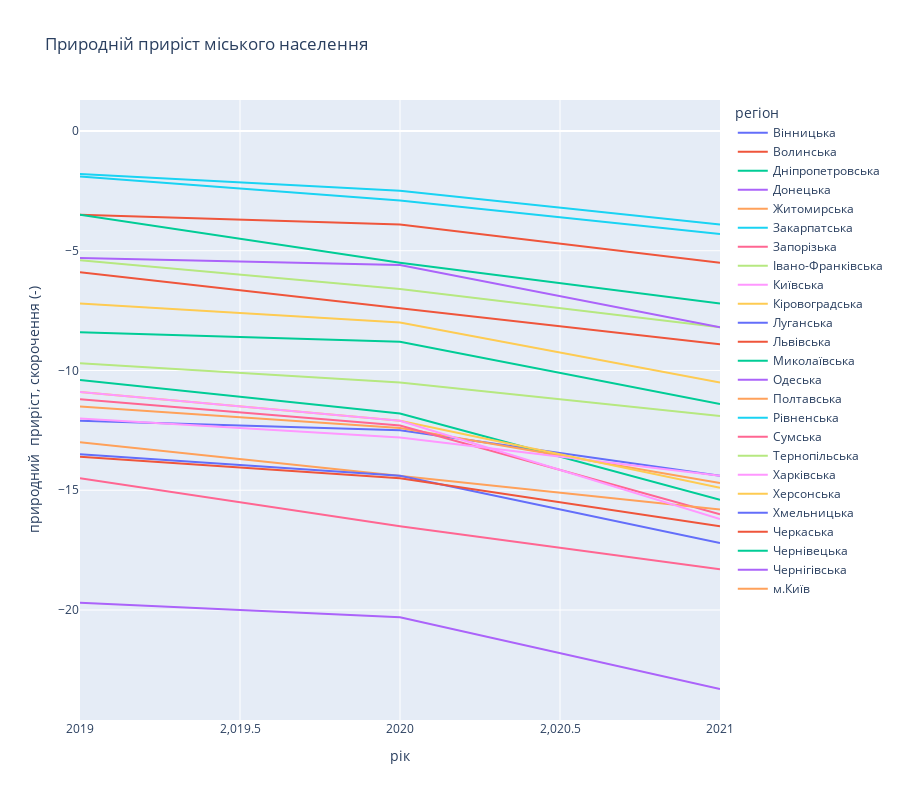

This figure's notebook cell:
### Markdown cell above
Лінійний графік, аналогічний до попереднього, але відображає приріст в сільській місцевості.

### Code cell
fig = px.line(df_village, x='рік', y='природний  приріст, скорочення (-)', color='регіон', title='Природній приріст сільського населення')
fig.layout.height = 800
fig.show()

### Figure 1 — Plotly figure (JSON) as saved in the notebook; plotly's stock layout.template omitted (floating-point values rounded to 4 significant figures)
{"data": [{"hovertemplate": "регіон=Вінницька<br>рік=%{x}<br>природний  приріст, скорочення (-)=%{y}<extra></extra>", "legendgroup": "Вінницька", "line": {"color": "#636efa", "dash": "solid"}, "marker": {"symbol": "circle"}, "mode": "lines", "name": "Вінницька", "orientation": "h", "showlegend": true, "type": "scatter", "x": [2019, 2020, 2021], "xaxis": "x", "y": [-12.1, -12.5, -14.4], "yaxis": "y"}, {"hovertemplate": "регіон=Волинська<br>рік=%{x}<br>природний  приріст, скорочення (-)=%{y}<extra></extra>", "legendgroup": "Волинська", "line": {"color": "#EF553B", "dash": "solid"}, "marker": {"symbol": "circle"}, "mode": "lines", "name": "Волинська", "orientation": "h", "showlegend": true, "type": "scatter", "x": [2019, 2020, 2021], "xaxis": "x", "y": [-3.5, -3.9, -5.5], "yaxis": "y"}, {"hovertemplate": "регіон=Дніпропетровська<br>рік=%{x}<br>природний  приріст, скорочення (-)=%{y}<extra></extra>", "legendgroup": "Дніпропетровська", "line": {"color": "#00cc96", "dash": "solid"}, "marker": {"symbol": "circle"}, "mode": "lines", "name": "Дніпропетровська", "orientation": "h", "showlegend": true, "type": "scatter", "x": [2019, 2020, 2021], "xaxis": "x", "y": [-10.4, -11.8, -15.4], "yaxis": "y"}, {"hovertemplate": "регіон=Донецька<br>рік=%{x}<br>природний  приріст, скорочення (-)=%{y}<extra></extra>", "legendgroup": "Донецька", "line": {"color": "#ab63fa", "dash": "solid"}, "marker": {"symbol": "circle"}, "mode": "lines", "name": "Донецька", "orientation": "h", "showlegend": true, "type": "scatter", "x": [2019, 2020, 2021], "xaxis": "x", "y": [0, "…", "…"], "yaxis": "y"}, {"hovertemplate": "регіон=Житомирська<br>рік=%{x}<br>природний  приріст, скорочення (-)=%{y}<extra></extra>", "legendgroup": "Житомирська", "line": {"color": "#FFA15A", "dash": "solid"}, "marker": {"symbol": "circle"}, "mode": "lines", "name": "Житомирська", "orientation": "h", "showlegend": true, "type": "scatter", "x": [2019, 2020, 2021], "xaxis": "x", "y": [-11.5, -12.4, -14.7], "yaxis": "y"}, {"hovertemplate": "регіон=Закарпатська<br>рік=%{x}<br>природний  приріст, скорочення (-)=%{y}<extra></extra>", "legendgroup": "Закарпатська", "line": {"color": "#19d3f3", "dash": "solid"}, "marker": {"symbol": "circle"}, "mode": "lines", "name": "Закарпатська", "orientation": "h", "showlegend": true, "type": "scatter", "x": [2019, 2020, 2021], "xaxis": "x", "y": [-1.8, -2.5, -3.9], "yaxis": "y"}, {"hovertemplate": "регіон=Запорізька<br>рік=%{x}<br>природний  приріст, скорочення (-)=%{y}<extra></extra>", "legendgroup": "Запорізька", "line": {"color": "#FF6692", "dash": "solid"}, "marker": {"symbol": "circle"}, "mode": "lines", "name": "Запорізька", "orientation": "h", "showlegend": true, "type": "scatter", "x": [2019, 2020, 2021], "xaxis": "x", "y": [-11.2, -12.3, -16], "yaxis": "y"}, {"hovertemplate": "регіон=Івано-Франківська<br>рік=%{x}<br>природний  приріст, скорочення (-)=%{y}<extra></extra>", "legendgroup": "Івано-Франківська", "line": {"color": "#B6E880", "dash": "solid"}, "marker": {"symbol": "circle"}, "mode": "lines", "name": "Івано-Франківська", "orientation": "h", "showlegend": true, "type": "scatter", "x": [2019, 2020, 2021], "xaxis": "x", "y": [-5.4, -6.6, -8.2], "yaxis": "y"}, {"hovertemplate": "регіон=Київська<br>рік=%{x}<br>природний  приріст, скорочення (-)=%{y}<extra></extra>", "legendgroup": "Київська", "line": {"color": "#FF97FF", "dash": "solid"}, "marker": {"symbol": "circle"}, "mode": "lines", "name": "Київська", "orientation": "h", "showlegend": true, "type": "scatter", "x": [2019, 2020, 2021], "xaxis": "x", "y": [-12, -12.8, -14.4], "yaxis": "y"}, {"hovertemplate": "регіон=Кіровоградська<br>рік=%{x}<br>природний  приріст, скорочення (-)=%{y}<extra></extra>", "legendgroup": "Кіровоградська", "line": {"color": "#FECB52", "dash": "solid"}, "marker": {"symbol": "circle"}, "mode": "lines", "name": "Кіровоградська", "orientation": "h", "showlegend": true, "type": "scatter", "x": [2019, 2020, 2021], "xaxis": "x", "y": [-10.9, -12.1, -14.9], "yaxis": "y"}, {"hovertemplate": "регіон=Луганська<br>рік=%{x}<br>природний  приріст, скорочення (-)=%{y}<extra></extra>", "legendgroup": "Луганська", "line": {"color": "#636efa", "dash": "solid"}, "marker": {"symbol": "circle"}, "mode": "lines", "name": "Луганська", "orientation": "h", "showlegend": true, "type": "scatter", "x": [2019, 2020, 2021], "xaxis": "x", "y": [0, "…", "…"], "yaxis": "y"}, {"hovertemplate": "регіон=Львівська<br>рік=%{x}<br>природний  приріст, скорочення (-)=%{y}<extra></extra>", "legendgroup": "Львівська", "line": {"color": "#EF553B", "dash": "solid"}, "marker": {"symbol": "circle"}, "mode": "lines", "name": "Львівська", "orientation": "h", "showlegend": true, "type": "scatter", "x": [2019, 2020, 2021], "xaxis": "x", "y": [-5.9, -7.4, -8.9], "yaxis": "y"}, {"hovertemplate": "регіон=Миколаївська<br>рік=%{x}<br>природний  приріст, скорочення (-)=%{y}<extra></extra>", "legendgroup": "Миколаївська", "line": {"color": "#00cc96", "dash": "solid"}, "marker": {"symbol": "circle"}, "mode": "lines", "name": "Миколаївська", "orientation": "h", "showlegend": true, "type": "scatter", "x": [2019, 2020, 2021], "xaxis": "x", "y": [-8.4, -8.8, -11.4], "yaxis": "y"}, {"hovertemplate": "регіон=Одеська<br>рік=%{x}<br>природний  приріст, скорочення (-)=%{y}<extra></extra>", "legendgroup": "Одеська", "line": {"color": "#ab63fa", "dash": "solid"}, "marker": {"symbol": "circle"}, "mode": "lines", "name": "Одеська", "orientation": "h", "showlegend": true, "type": "scatter", "x": [2019, 2020, 2021], "xaxis": "x", "y": [-5.3, -5.6, -8.2], "yaxis": "y"}, {"hovertemplate": "регіон=Полтавська<br>рік=%{x}<br>природний  приріст, скорочення (-)=%{y}<extra></extra>", "legendgroup": "Полтавська", "line": {"color": "#FFA15A", "dash": "solid"}, "marker": {"symbol": "circle"}, "mode": "lines", "name": "Полтавська", "orientation": "h", "showlegend": true, "type": "scatter", "x": [2019, 2020, 2021], "xaxis": "x", "y": [-13, -14.4, -15.8], "yaxis": "y"}, {"hovertemplate": "регіон=Рівненська<br>рік=%{x}<br>природний  приріст, скорочення (-)=%{y}<extra></extra>", "legendgroup": "Рівненська", "line": {"color": "#19d3f3", "dash": "solid"}, "marker": {"symbol": "circle"}, "mode": "lines", "name": "Рівненська", "orientation": "h", "showlegend": true, "type": "scatter", "x": [2019, 2020, 2021], "xaxis": "x", "y": [-1.9, -2.9, -4.3], "yaxis": "y"}, {"hovertemplate": "регіон=Сумська<br>рік=%{x}<br>природний  приріст, скорочення (-)=%{y}<extra></extra>", "legendgroup": "Сумська", "line": {"color": "#FF6692", "dash": "solid"}, "marker": {"symbol": "circle"}, "mode": "lines", "name": "Сумська", "orientation": "h", "showlegend": true, "type": "scatter", "x": [2019, 2020, 2021], "xaxis": "x", "y": [-14.5, -16.5, -18.3], "yaxis": "y"}, {"hovertemplate": "регіон=Тернопільська<br>рік=%{x}<br>природний  приріст, скорочення (-)=%{y}<extra></extra>", "legendgroup": "Тернопільська", "line": {"color": "#B6E880", "dash": "solid"}, "marker": {"symbol": "circle"}, "mode": "lines", "name": "Тернопільська", "orientation": "h", "showlegend": true, "type": "scatter", "x": [2019, 2020, 2021], "xaxis": "x", "y": [-9.7, -10.5, -11.9], "yaxis": "y"}, {"hovertemplate": "регіон=Харківська<br>рік=%{x}<br>природний  приріст, скорочення (-)=%{y}<extra></extra>", "legendgroup": "Харківська", "line": {"color": "#FF97FF", "dash": "solid"}, "marker": {"symbol": "circle"}, "mode": "lines", "name": "Харківська", "orientation": "h", "showlegend": true, "type": "scatter", "x": [2019, 2020, 2021], "xaxis": "x", "y": [-10.9, -12.1, -16.2], "yaxis": "y"}, {"hovertemplate": "регіон=Херсонська<br>рік=%{x}<br>природний  приріст, скорочення (-)=%{y}<extra></extra>", "legendgroup": "Херсонська", "line": {"color": "#FECB52", "dash": "solid"}, "marker": {"symbol": "circle"}, "mode": "lines", "name": "Херсонська", "orientation": "h", "showlegend": true, "type": "scatter", "x": [2019, 2020, 2021], "xaxis": "x", "y": [-7.2, -8, -10.5], "yaxis": "y"}, {"hovertemplate": "регіон=Хмельницька<br>рік=%{x}<br>природний  приріст, скорочення (-)=%{y}<extra></extra>", "legendgroup": "Хмельницька", "line": {"color": "#636efa", "dash": "solid"}, "marker": {"symbol": "circle"}, "mode": "lines", "name": "Хмельницька", "orientation": "h", "showlegend": true, "type": "scatter", "x": [2019, 2020, 2021], "xaxis": "x", "y": [-13.5, -14.4, -17.2], "yaxis": "y"}, {"hovertemplate": "регіон=Черкаська<br>рік=%{x}<br>природний  приріст, скорочення (-)=%{y}<extra></extra>", "legendgroup": "Черкаська", "line": {"color": "#EF553B", "dash": "solid"}, "marker": {"symbol": "circle"}, "mode": "lines", "name": "Черкаська", "orientation": "h", "showlegend": true, "type": "scatter", "x": [2019, 2020, 2021], "xaxis": "x", "y": [-13.6, -14.5, -16.5], "yaxis": "y"}, {"hovertemplate": "регіон=Чернівецька<br>рік=%{x}<br>природний  приріст, скорочення (-)=%{y}<extra></extra>", "legendgroup": "Чернівецька", "line": {"color": "#00cc96", "dash": "solid"}, "marker": {"symbol": "circle"}, "mode": "lines", "name": "Чернівецька", "orientation": "h", "showlegend": true, "type": "scatter", "x": [2019, 2020, 2021], "xaxis": "x", "y": [-3.5, -5.5, -7.2], "yaxis": "y"}, {"hovertemplate": "регіон=Чернігівська<br>рік=%{x}<br>природний  приріст, скорочення (-)=%{y}<extra></extra>", "legendgroup": "Чернігівська", "line": {"color": "#ab63fa", "dash": "solid"}, "marker": {"symbol": "circle"}, "mode": "lines", "name": "Чернігівська", "orientation": "h", "showlegend": true, "type": "scatter", "x": [2019, 2020, 2021], "xaxis": "x", "y": [-19.7, -20.3, -23.3], "yaxis": "y"}, {"hovertemplate": "регіон=м.Київ<br>рік=%{x}<br>природний  приріст, скорочення (-)=%{y}<extra></extra>", "legendgroup": "м.Київ", "line": {"color": "#FFA15A", "dash": "solid"}, "marker": {"symbol": "circle"}, "mode": "lines", "name": "м.Київ", "orientation": "h", "showlegend": true, "type": "scatter", "x": [2019, 2020, 2021], "xaxis": "x", "y": ["х", "х", "х"], "yaxis": "y"}], "layout": {"height": 800, "legend": {"title": {"text": "регіон"}, "tracegroupgap": 0}, "title": {"text": "Природній приріст міського населення"}, "xaxis": {"anchor": "y", "domain": [0, 1], "title": {"text": "рік"}}, "yaxis": {"anchor": "x", "domain": [0, 1], "title": {"text": "природний  приріст, скорочення (-)"}}}}
